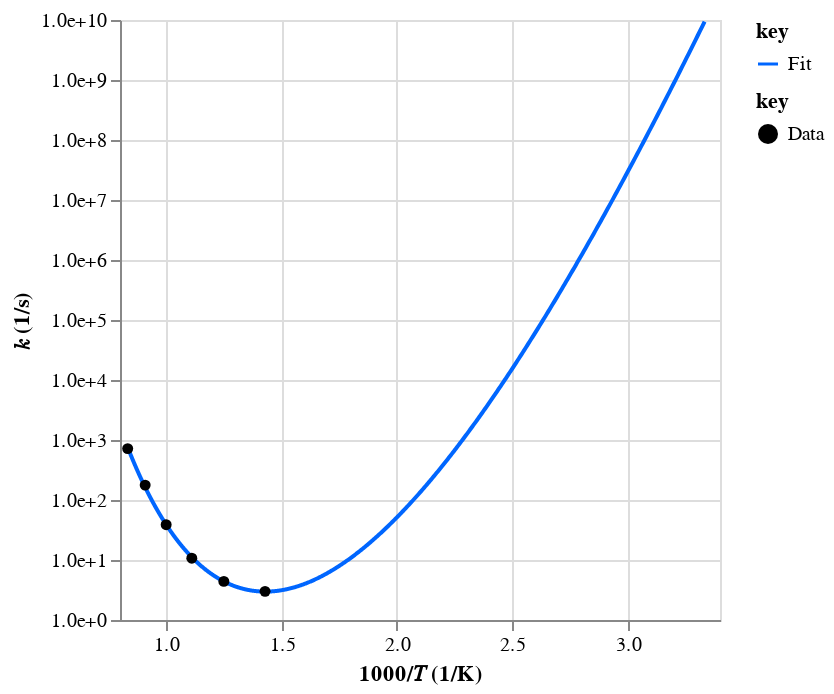
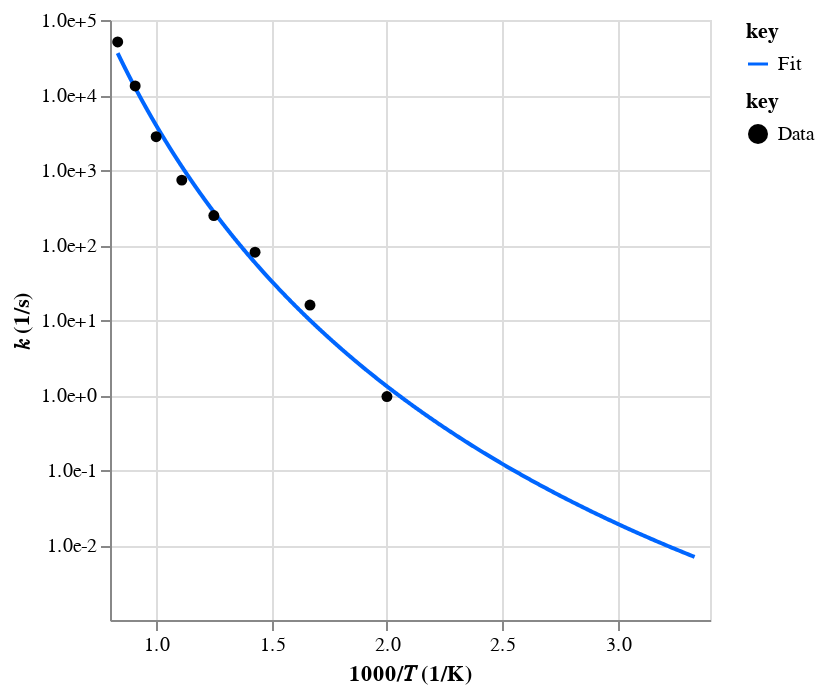
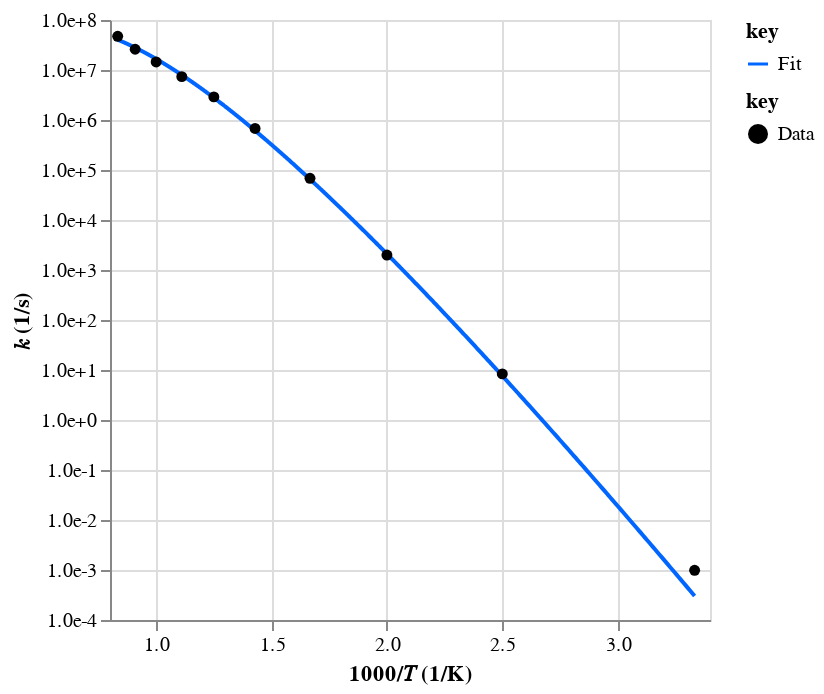
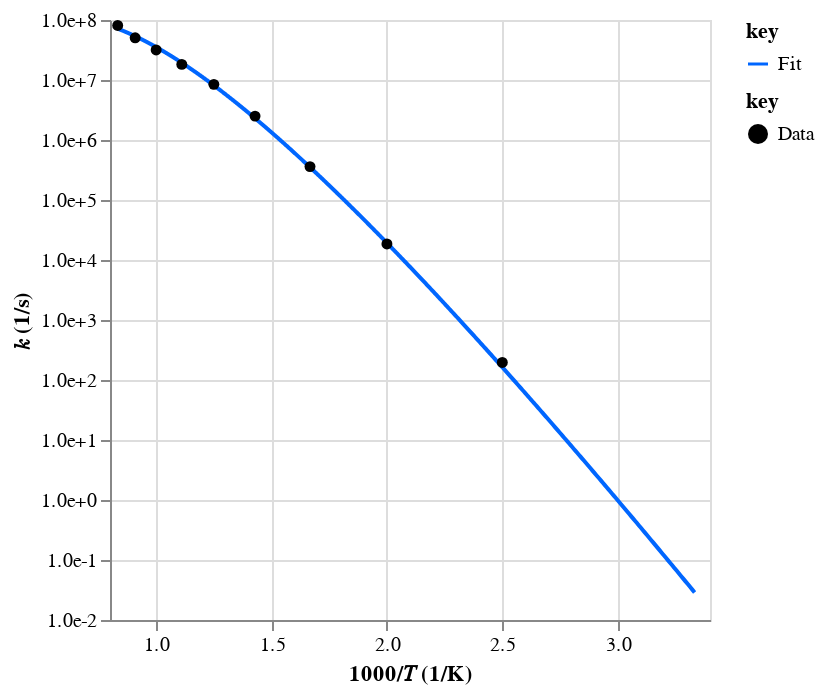

The notebook cell saved with these charts, in order:
### Code cell
label_dct = mess.surf.node_label_dict(surf_out)
obj_col = automech.util.df_.c_.temp()

print("Direct rates:")
for rate_key in mess.surf.rate_keys(
    surf_out, P_vals=[1.0], empty=False, well_skipping=False
):
    eq = mess.surf.edge_chemkin_equation(surf_out, rate_key)
    print(rate_key, eq)

    rate = surf_out.rates[rate_key]
    rate_fit = surf_out.rate_fits[rate_key]

    amchis = list(mit.unique_everseen(automech.reaction_amchis(mech, eq=eq)))
    for amchi in amchis:
        automol.amchi.display_reaction(*amchi)

    ref_rates = ref_labels = []
    if compare and amchis:
        ref_rates = [r.rate for r in automech.reaction_rate_objects(mech, eq)]
        ref_labels = [f"Ref {i}" for i, _ in enumerate(ref_rates)]

    display(
        ac.rate.data.display(
            [rate, rate_fit, *ref_rates],
            T_range=T_range,
            label=["Data", "Fit", *ref_labels],
            check_order=False,
        )
    )

    branch_frac_arr = branch_frac_dct[rate_key]
    branch_frac = np.nanmedian(branch_frac_arr)
    print(f"Median branching fraction: {branch_frac}")
    print(branch_frac_arr)
    print()

### Figure 1 — Vega-Lite specification as saved in the notebook (floating-point values rounded to 4 significant figures; data arrays with more than 128 entries replaced by an {"elided": "..."} marker saying what was removed)
{"config": {"view": {"continuousWidth": 300, "continuousHeight": 300}}, "layer": [{"data": {"name": "data-02837a3797f1aa0700b8abff539ea67a"}, "mark": {"type": "line"}, "encoding": {"color": {"field": "key", "scale": {"domain": ["Fit"], "range": ["#0066ff"]}, "type": "nominal"}, "x": {"field": "x", "scale": {"zero": false}, "title": "1000/𝑇 (1/K)", "type": "quantitative"}, "y": {"axis": {"format": ".1e", "values": [1, 10, 100, 1000, 10000, 100000, 1000000, 10000000, 100000000, 1000000000, 10000000000, 100000000000]}, "field": "value", "scale": {"type": "log"}, "title": "𝑘 (1/s)", "type": "quantitative"}}, "transform": [{"fold": ["Fit"]}]}, {"data": {"name": "data-52b15ae4621d7da713135dcdafbb5cef"}, "mark": {"type": "point", "filled": true, "opacity": 1}, "encoding": {"color": {"field": "key", "scale": {"domain": ["Data"], "range": ["#000000"]}, "type": "nominal"}, "x": {"field": "x", "scale": {"zero": false}, "title": "1000/𝑇 (1/K)", "type": "quantitative"}, "y": {"axis": {"format": ".1e", "values": [1, 10, 100, 1000, 10000]}, "field": "value", "scale": {"type": "log"}, "title": "𝑘 (1/s)", "type": "quantitative"}}, "transform": [{"fold": ["Data"]}]}], "resolve": {"scale": {"color": "independent"}}, "$schema": "https://vega.github.io/schema/vega-lite/v5.20.1.json", "datasets": {"data-02837a3797f1aa0700b8abff539ea67a": {"elided": "1000 records"}, "data-52b15ae4621d7da713135dcdafbb5cef": [{"x": 3.333, "Data": null}, {"x": 2.5, "Data": null}, {"x": 2.0, "Data": null}, {"x": 1.667, "Data": null}, {"x": 1.429, "Data": 3.0}, {"x": 1.25, "Data": 4.4}, {"x": 1.111, "Data": 10.7}, {"x": 1.0, "Data": 38.75}, {"x": 0.9091, "Data": 177.0}, {"x": 0.8333, "Data": 718.5}]}}

### Figure 2 — Vega-Lite specification as saved in the notebook (floating-point values rounded to 4 significant figures; data arrays with more than 128 entries replaced by an {"elided": "..."} marker saying what was removed)
{"config": {"view": {"continuousWidth": 300, "continuousHeight": 300}}, "layer": [{"data": {"name": "data-16cb9921215c3c96fe3457ea2abe6710"}, "mark": {"type": "line"}, "encoding": {"color": {"field": "key", "scale": {"domain": ["Fit"], "range": ["#0066ff"]}, "type": "nominal"}, "x": {"field": "x", "scale": {"zero": false}, "title": "1000/𝑇 (1/K)", "type": "quantitative"}, "y": {"axis": {"format": ".1e", "values": [0.01, 0.1, 1, 10, 100, 1000, 10000, 100000, 1000000]}, "field": "value", "scale": {"type": "log"}, "title": "𝑘 (1/s)", "type": "quantitative"}}, "transform": [{"fold": ["Fit"]}]}, {"data": {"name": "data-9779d1d012b4cea8b23fb93d19c40781"}, "mark": {"type": "point", "filled": true, "opacity": 1}, "encoding": {"color": {"field": "key", "scale": {"domain": ["Data"], "range": ["#000000"]}, "type": "nominal"}, "x": {"field": "x", "scale": {"zero": false}, "title": "1000/𝑇 (1/K)", "type": "quantitative"}, "y": {"axis": {"format": ".1e", "values": [1, 10, 100, 1000, 10000, 100000, 1000000]}, "field": "value", "scale": {"type": "log"}, "title": "𝑘 (1/s)", "type": "quantitative"}}, "transform": [{"fold": ["Data"]}]}], "resolve": {"scale": {"color": "independent"}}, "$schema": "https://vega.github.io/schema/vega-lite/v5.20.1.json", "datasets": {"data-16cb9921215c3c96fe3457ea2abe6710": {"elided": "1000 records"}, "data-9779d1d012b4cea8b23fb93d19c40781": [{"x": 3.333, "Data": null}, {"x": 2.5, "Data": null}, {"x": 2.0, "Data": 0.954}, {"x": 1.667, "Data": 15.8}, {"x": 1.429, "Data": 80.2}, {"x": 1.25, "Data": 247.0}, {"x": 1.111, "Data": 733.0}, {"x": 1.0, "Data": 2780.0}, {"x": 0.9091, "Data": 13200.0}, {"x": 0.8333, "Data": 50900.0}]}}

### Figure 3 — Vega-Lite specification as saved in the notebook (floating-point values rounded to 4 significant figures; data arrays with more than 128 entries replaced by an {"elided": "..."} marker saying what was removed)
{"config": {"view": {"continuousWidth": 300, "continuousHeight": 300}}, "layer": [{"data": {"name": "data-133715a731b56c6a35d913b767e184a2"}, "mark": {"type": "line"}, "encoding": {"color": {"field": "key", "scale": {"domain": ["Fit"], "range": ["#0066ff"]}, "type": "nominal"}, "x": {"field": "x", "scale": {"zero": false}, "title": "1000/𝑇 (1/K)", "type": "quantitative"}, "y": {"axis": {"format": ".1e", "values": [0.0001, 0.001, 0.01, 0.1, 1, 10, 100, 1000, 10000, 100000, 1000000, 10000000, 100000000, 1000000000]}, "field": "value", "scale": {"type": "log"}, "title": "𝑘 (1/s)", "type": "quantitative"}}, "transform": [{"fold": ["Fit"]}]}, {"data": {"name": "data-3597685fead1dddc9960ca45a4e1bf0f"}, "mark": {"type": "point", "filled": true, "opacity": 1}, "encoding": {"color": {"field": "key", "scale": {"domain": ["Data"], "range": ["#000000"]}, "type": "nominal"}, "x": {"field": "x", "scale": {"zero": false}, "title": "1000/𝑇 (1/K)", "type": "quantitative"}, "y": {"axis": {"format": ".1e", "values": [0.001, 0.01, 0.1, 1, 10, 100, 1000, 10000, 100000, 1000000, 10000000, 100000000, 1000000000]}, "field": "value", "scale": {"type": "log"}, "title": "𝑘 (1/s)", "type": "quantitative"}}, "transform": [{"fold": ["Data"]}]}], "resolve": {"scale": {"color": "independent"}}, "$schema": "https://vega.github.io/schema/vega-lite/v5.20.1.json", "datasets": {"data-133715a731b56c6a35d913b767e184a2": {"elided": "1000 records"}, "data-3597685fead1dddc9960ca45a4e1bf0f": [{"x": 3.333, "Data": 0.0009865}, {"x": 2.5, "Data": 8.36}, {"x": 2.0, "Data": 1990.0}, {"x": 1.667, "Data": 68300.0}, {"x": 1.429, "Data": 679000.0}, {"x": 1.25, "Data": 2900000.0}, {"x": 1.111, "Data": 7370000.0}, {"x": 1.0, "Data": 14500000.0}, {"x": 0.9091, "Data": 26000000.0}, {"x": 0.8333, "Data": 47100000.0}]}}

### Figure 4 — Vega-Lite specification as saved in the notebook (floating-point values rounded to 4 significant figures; data arrays with more than 128 entries replaced by an {"elided": "..."} marker saying what was removed)
{"config": {"view": {"continuousWidth": 300, "continuousHeight": 300}}, "layer": [{"data": {"name": "data-1aa971161032d788fce4947ddd0b56f8"}, "mark": {"type": "line"}, "encoding": {"color": {"field": "key", "scale": {"domain": ["Fit"], "range": ["#0066ff"]}, "type": "nominal"}, "x": {"field": "x", "scale": {"zero": false}, "title": "1000/𝑇 (1/K)", "type": "quantitative"}, "y": {"axis": {"format": ".1e", "values": [0.01, 0.1, 1, 10, 100, 1000, 10000, 100000, 1000000, 10000000, 100000000, 1000000000]}, "field": "value", "scale": {"type": "log"}, "title": "𝑘 (1/s)", "type": "quantitative"}}, "transform": [{"fold": ["Fit"]}]}, {"data": {"name": "data-a57772b0502d3a6baeab63695dc877a3"}, "mark": {"type": "point", "filled": true, "opacity": 1}, "encoding": {"color": {"field": "key", "scale": {"domain": ["Data"], "range": ["#000000"]}, "type": "nominal"}, "x": {"field": "x", "scale": {"zero": false}, "title": "1000/𝑇 (1/K)", "type": "quantitative"}, "y": {"axis": {"format": ".1e", "values": [1, 10, 100, 1000, 10000, 100000, 1000000, 10000000, 100000000, 1000000000]}, "field": "value", "scale": {"type": "log"}, "title": "𝑘 (1/s)", "type": "quantitative"}}, "transform": [{"fold": ["Data"]}]}], "resolve": {"scale": {"color": "independent"}}, "$schema": "https://vega.github.io/schema/vega-lite/v5.20.1.json", "datasets": {"data-1aa971161032d788fce4947ddd0b56f8": {"elided": "1000 records"}, "data-a57772b0502d3a6baeab63695dc877a3": [{"x": 3.333, "Data": null}, {"x": 2.5, "Data": 196.0}, {"x": 2.0, "Data": 18500.0}, {"x": 1.667, "Data": 360000.0}, {"x": 1.429, "Data": 2500000.0}, {"x": 1.25, "Data": 8460000.0}, {"x": 1.111, "Data": 18200000.0}, {"x": 1.0, "Data": 31700000.0}, {"x": 0.9091, "Data": 50500000.0}, {"x": 0.8333, "Data": 81100000.0}]}}
